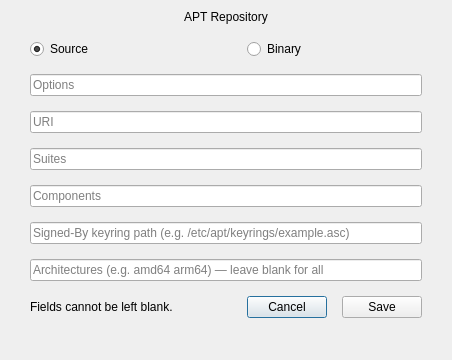
<?xml version="1.0" encoding="UTF-8"?>
<ui version="4.0">
 <class>APTSourceEdit</class>
 <widget class="QDialog" name="APTSourceEdit">
  <property name="geometry">
   <rect>
    <x>0</x>
    <y>0</y>
    <width>452</width>
    <height>360</height>
   </rect>
  </property>
  <property name="windowTitle">
   <string>APT Repository Edit</string>
  </property>
  <layout class="QGridLayout" name="gridLayout">
   <property name="leftMargin">
    <number>30</number>
   </property>
   <property name="topMargin">
    <number>10</number>
   </property>
   <property name="rightMargin">
    <number>30</number>
   </property>
   <property name="bottomMargin">
    <number>15</number>
   </property>
   <property name="spacing">
    <number>15</number>
   </property>
   <item row="0" column="0" colspan="4">
    <widget class="QLabel" name="lblTitle">
     <property name="accessibleName">
      <string notr="true">dialog-title</string>
     </property>
     <property name="text">
      <string>APT Repository</string>
     </property>
     <property name="alignment">
      <set>Qt::AlignCenter</set>
     </property>
    </widget>
   </item>
   <item row="6" column="0" colspan="4">
    <widget class="QLineEdit" name="txtComponents">
     <property name="placeholderText">
      <string>Components</string>
     </property>
    </widget>
   </item>
   <item row="3" column="0" colspan="4">
    <widget class="QLineEdit" name="txtOptions">
     <property name="placeholderText">
      <string>Options</string>
     </property>
    </widget>
   </item>
   <item row="7" column="0" colspan="4">
    <widget class="QLineEdit" name="txtSignedBy">
     <property name="placeholderText">
      <string>Signed-By keyring path (e.g. /etc/apt/keyrings/example.asc)</string>
     </property>
    </widget>
   </item>
   <item row="8" column="0" colspan="4">
    <widget class="QLineEdit" name="txtArchitectures">
     <property name="placeholderText">
      <string>Architectures (e.g. amd64 arm64) — leave blank for all</string>
     </property>
    </widget>
   </item>
   <item row="9" column="2" alignment="Qt::AlignRight">
    <widget class="QPushButton" name="btnCancel">
     <property name="cursor">
      <cursorShape>PointingHandCursor</cursorShape>
     </property>
     <property name="text">
      <string>Cancel</string>
     </property>
     <property name="default">
      <bool>false</bool>
     </property>
    </widget>
   </item>
   <item row="9" column="0">
    <widget class="QLabel" name="lblErrorMsg">
     <property name="sizePolicy">
      <sizepolicy hsizetype="Expanding" vsizetype="Preferred">
       <horstretch>0</horstretch>
       <verstretch>0</verstretch>
      </sizepolicy>
     </property>
     <property name="text">
      <string>Fields cannot be left blank. </string>
     </property>
    </widget>
   </item>
   <item row="4" column="0" colspan="4">
    <widget class="QLineEdit" name="txtUri">
     <property name="placeholderText">
      <string>URI</string>
     </property>
    </widget>
   </item>
   <item row="9" column="3" alignment="Qt::AlignRight">
    <widget class="QPushButton" name="btnSave">
     <property name="cursor">
      <cursorShape>PointingHandCursor</cursorShape>
     </property>
     <property name="variant" stdset="0">
      <string notr="true">primary</string>
     </property>
     <property name="text">
      <string>Save</string>
     </property>
     <property name="default">
      <bool>false</bool>
     </property>
    </widget>
   </item>
   <item row="10" column="0" colspan="4">
    <spacer name="verticalSpacer">
     <property name="orientation">
      <enum>Qt::Vertical</enum>
     </property>
     <property name="sizeHint" stdset="0">
      <size>
       <width>347</width>
       <height>4</height>
      </size>
     </property>
    </spacer>
   </item>
   <item row="5" column="0" colspan="4">
    <widget class="QLineEdit" name="txtSuites">
     <property name="placeholderText">
      <string>Suites</string>
     </property>
    </widget>
   </item>
   <item row="1" column="0" colspan="2">
    <widget class="QRadioButton" name="radioSource">
     <property name="sizePolicy">
      <sizepolicy hsizetype="Expanding" vsizetype="Fixed">
       <horstretch>0</horstretch>
       <verstretch>0</verstretch>
      </sizepolicy>
     </property>
     <property name="cursor">
      <cursorShape>PointingHandCursor</cursorShape>
     </property>
     <property name="text">
      <string>Source</string>
     </property>
     <property name="checked">
      <bool>true</bool>
     </property>
     <attribute name="buttonGroup">
      <string notr="true">debTypeGroup</string>
     </attribute>
    </widget>
   </item>
   <item row="1" column="2" colspan="2">
    <widget class="QRadioButton" name="radioBinary">
     <property name="sizePolicy">
      <sizepolicy hsizetype="Expanding" vsizetype="Fixed">
       <horstretch>0</horstretch>
       <verstretch>0</verstretch>
      </sizepolicy>
     </property>
     <property name="cursor">
      <cursorShape>PointingHandCursor</cursorShape>
     </property>
     <property name="text">
      <string>Binary</string>
     </property>
     <attribute name="buttonGroup">
      <string notr="true">debTypeGroup</string>
     </attribute>
    </widget>
   </item>
   <item row="9" column="1">
    <spacer name="horizontalSpacer">
     <property name="orientation">
      <enum>Qt::Horizontal</enum>
     </property>
     <property name="sizeHint" stdset="0">
      <size>
       <width>40</width>
       <height>20</height>
      </size>
     </property>
    </spacer>
   </item>
  </layout>
 </widget>
 <tabstops>
  <tabstop>txtOptions</tabstop>
  <tabstop>txtUri</tabstop>
  <tabstop>txtSuites</tabstop>
  <tabstop>txtComponents</tabstop>
  <tabstop>txtSignedBy</tabstop>
  <tabstop>txtArchitectures</tabstop>
 </tabstops>
 <resources/>
 <connections/>
 <buttongroups>
  <buttongroup name="debTypeGroup"/>
 </buttongroups>
</ui>
